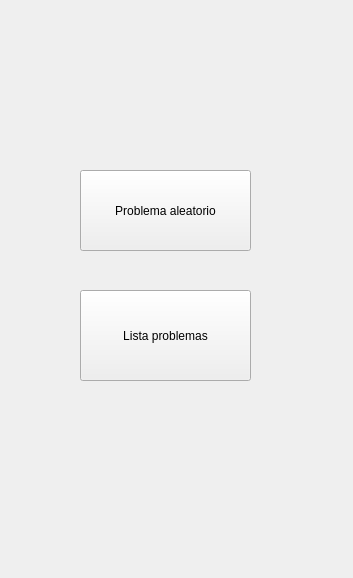
<?xml version="1.0" encoding="UTF-8"?>
<ui version="4.0">
 <class>Form</class>
 <widget class="QWidget" name="Form">
  <property name="geometry">
   <rect>
    <x>0</x>
    <y>0</y>
    <width>353</width>
    <height>578</height>
   </rect>
  </property>
  <property name="windowTitle">
   <string>Form</string>
  </property>
  <widget class="QPushButton" name="pushButton">
   <property name="geometry">
    <rect>
     <x>80</x>
     <y>170</y>
     <width>171</width>
     <height>81</height>
    </rect>
   </property>
   <property name="text">
    <string>Problema aleatorio</string>
   </property>
  </widget>
  <widget class="QPushButton" name="pushButton_2">
   <property name="geometry">
    <rect>
     <x>80</x>
     <y>290</y>
     <width>171</width>
     <height>91</height>
    </rect>
   </property>
   <property name="text">
    <string>Lista problemas</string>
   </property>
  </widget>
 </widget>
 <resources/>
 <connections/>
</ui>
